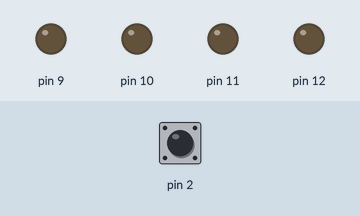
This sketch was run on a simulated Arduino Nano, built with avr-gcc and run on an emulated ATmega328P. On the bench: output pins drawn as LEDs (lit = HIGH). Inputs (shaded band) come from the test bench; at power-on: pin 2 HIGH. What the sketch prints to the serial monitor is not drawn.

Above: at 0.1 s.
At 3.1 s:
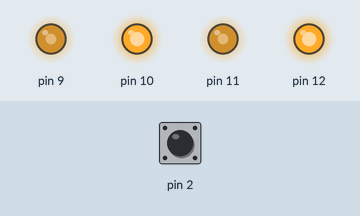
At 10.1 s:
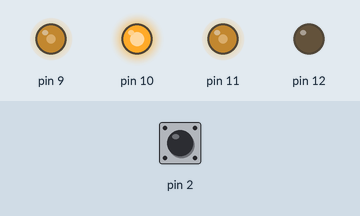
At 13.5 s:
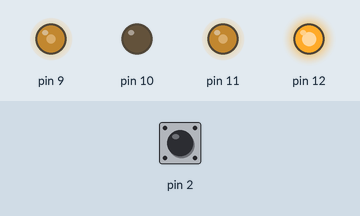
At 16.9 s:
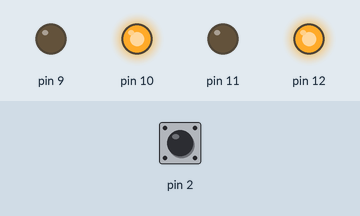
Timing chart, 0 to 18.4 s (numbered marks = the images above):
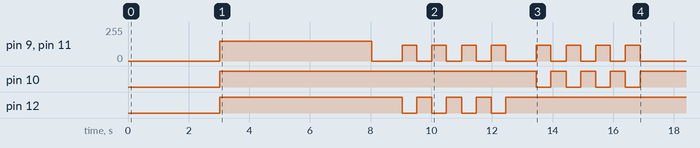

The sketch:

Week4_Assessment.ino
```cpp
/*
 * MTRN3100 — Week 4 Barebones Movement Assessment
 * ─────────────────────────────────────────────────
 * Task 1: Drive 200mm forward   — LEFT encoder only (enc2 has some issues)
 * Task 2: 4x CCW + 4x CW turns — TIME controlled
 */

#include "Motor.hpp"
#include "Encoder.hpp"
#include "BangBangController.hpp"
#include "PIDController.hpp"

// ═══════════════════════════════════════════════════════════════════
//  CALIBRATION
// ═══════════════════════════════════════════════════════════════════

const uint16_t CPR         = 690;
const int   DRIVE_SPEED    = 150;
const int   TURN_SPEED     = 120;
const float DEADBAND_RAD   = 0.15;
const int   START_DELAY_MS = 3000;
const int   SETTLE_MS      = 500;

// ms for one 90° turn.
// Robot turns too little → increase. Too much → decrease.
const int TURN_DURATION_MS = 480;

// ═══════════════════════════════════════════════════════════════════
//  PIN DEFINITIONS
// ═══════════════════════════════════════════════════════════════════

#define MOT1_PWM  9
#define MOT1_DIR  10
#define MOT2_PWM  11
#define MOT2_DIR  12
#define ENC1_A    2    // Left encoder interrupt pin — confirmed working
#define ENC1_B    4    // Left encoder direction pin — confirmed working

// ═══════════════════════════════════════════════════════════════════
//  DERIVED CONSTANTS
// ═══════════════════════════════════════════════════════════════════

const float WHEEL_CIRC_MM = PI * 32.0;
const float DRIVE_RADS    = (200.0 / WHEEL_CIRC_MM) * 2.0 * PI;  // ~12.5 rad

// ═══════════════════════════════════════════════════════════════════
//  OBJECTS  (enc2 removed)
// ═══════════════════════════════════════════════════════════════════

mtrn3100::Motor   motorL(MOT1_PWM, MOT1_DIR);
mtrn3100::Motor   motorR(MOT2_PWM, MOT2_DIR);
mtrn3100::Encoder encoderL(ENC1_A, ENC1_B);

// ═══════════════════════════════════════════════════════════════════
//  HELPERS
// ═══════════════════════════════════════════════════════════════════

void stopMotors() {
    motorL.setPWM(0);
    motorR.setPWM(0);
}

// Task 1: drive both motors forward, stop when LEFT encoder hits target.
// Both motors always commanded together — no enc2 dependency.
void driveForward(float targetRads) {
    encoderL.reset();

    Serial.print("  Driving forward "); Serial.print(targetRads, 2); Serial.println(" rad...");

    // Safety timeout: 200mm should take well under 5 seconds
    unsigned long startTime = millis();

    while (true) {
        if (millis() - startTime > 5000) {
            Serial.print(" [TIMEOUT]");
            break;
        }

        float posL = encoderL.getRotation();
        float errL = targetRads - posL;

        if (errL <= DEADBAND_RAD) break;

        // Both motors run together at same speed — straight line
        motorL.setPWM(DRIVE_SPEED);
        motorR.setPWM(DRIVE_SPEED);
        delay(10);
    }

    stopMotors();
    delay(SETTLE_MS);
    Serial.println("  Done.");
}

// Task 2: timed 90° turn — no encoder, no failure modes.
// ccw=true  → left back, right forward  (CCW / left turn)
// ccw=false → left forward, right back  (CW  / right turn)
void turn90(bool ccw) {
    Serial.print(ccw ? "  CCW 90..." : "  CW 90...");

    if (!ccw) {
        motorL.setPWM(-TURN_SPEED);
        motorR.setPWM( TURN_SPEED);
    } else {
        motorL.setPWM( TURN_SPEED);
        motorR.setPWM(-TURN_SPEED);
    }

    delay(TURN_DURATION_MS);

    stopMotors();
    delay(SETTLE_MS);
    Serial.println(" Done.");
}

// ═══════════════════════════════════════════════════════════════════
//  SETUP
// ═══════════════════════════════════════════════════════════════════

void setup() {
    Serial.begin(9600);

    encoderL.counts_per_revolution = CPR;

    Serial.println("=== MTRN3100 Week 4 Assessment ===");
    Serial.print("CPR="); Serial.print(CPR);
    Serial.print("  DRIVE_RADS="); Serial.print(DRIVE_RADS, 2);
    Serial.print("  TURN_MS="); Serial.println(TURN_DURATION_MS);
    Serial.print("Starting in "); Serial.print(START_DELAY_MS / 1000); Serial.println("s...");

    delay(START_DELAY_MS);

    // ── TASK 1: Drive 200mm ──
    Serial.println("\n--- TASK 1: Drive 200mm ---");
    driveForward(DRIVE_RADS);
    delay(500);

    // ── TASK 2: 4x CCW ──
    Serial.println("\n--- TASK 2: 4x CCW ---");
    for (int i = 0; i < 4; i++) {
        Serial.print("CCW "); Serial.print(i+1); Serial.print("/4 ");
        turn90(true);
    }
    delay(500);

    // ── TASK 2: 4x CW ──
    Serial.println("\n--- TASK 2: 4x CW ---");
    for (int i = 0; i < 4; i++) {
        Serial.print("CW "); Serial.print(i+1); Serial.print("/4 ");
        turn90(false);
    }

    stopMotors();
    Serial.println("\n=== COMPLETE ===");
}

void loop() {}
```

BangBangController.hpp
```cpp
#pragma once

#include <math.h>

namespace mtrn3100 {

// Bang-Bang (On/Off) Controller
//
// Logic:
//   error = setpoint - (input - zero_ref)
//   if |error| <= deadband  → output = 0      (within acceptable zone, stop)
//   if  error  >  deadband  → output = +speed  (below target, drive forward)
//   if  error  < -deadband  → output = -speed  (above target, drive backward)
//
// Parameters:
//   speed    — PWM output magnitude when active (0–255)
//   deadband — error threshold below which output = 0 (in same units as input)
class BangBangController {
public:
    BangBangController(float speed, float deadband) : speed(speed), deadband(deadband) {}

    // Compute the PWM output based on current encoder reading (input).
    // Call this every loop iteration.
    float compute(float input) {
        error = setpoint - (input - zero_ref);

        if (fabs(error) <= deadband) {
            output = 0;           // Within deadband — stop
        } else if (error > 0) {
            output = speed;       // Below target — drive forward
        } else {
            output = -speed;      // Above target — drive backward
        }

        return output;
    }

    // Returns true when the controller has reached its target (within deadband).
    bool atTarget() {
        return fabs(error) <= deadband;
    }

    // Get the last calculated error value.
    float getError() {
        return error;
    }

    // Update speed and deadband parameters at runtime.
    void tune(float new_speed, float new_deadband) {
        speed = new_speed;
        deadband = new_deadband;
    }

    // Call this BEFORE starting a new move.
    // zero  → current encoder position (becomes the new reference zero)
    // target → desired travel in radians relative to zero
    void zeroAndSetTarget(float zero, float target) {
        zero_ref = zero;
        setpoint = target;
    }

private:
    float speed, deadband;
    float error = 0, output = 0;
    float setpoint = 0;
    float zero_ref = 0;
};

}  // namespace mtrn3100
```

Encoder.hpp
```cpp
#pragma once

#include <Arduino.h>

namespace mtrn3100 {

// The encoder class counts pulses from a Hall-effect quadrature encoder.
// encoder1_pin → interrupt pin (must be D2 or D3 on Arduino Nano)
// encoder2_pin → any digital pin; used to determine rotation direction
//
// How direction detection works (quadrature encoding):
//   When encoder1 fires (rising edge), read encoder2:
//     encoder2 = HIGH → shaft rotating forward  → count++
//     encoder2 = LOW  → shaft rotating backward → count--
class Encoder {
public:
    Encoder(uint8_t enc1, uint8_t enc2) : encoder1_pin(enc1), encoder2_pin(enc2) {
        instance = this;  // Store the instance pointer for use in static ISR
        pinMode(encoder1_pin, INPUT_PULLUP);
        pinMode(encoder2_pin, INPUT_PULLUP);

        // Attach interrupt: call readEncoderISR every time encoder1 goes LOW→HIGH
        attachInterrupt(digitalPinToInterrupt(encoder1_pin), readEncoderISR, RISING);
    }

    // Called by the interrupt service routine — do NOT call this manually.
    // NOTE: No Serial.print, no delay inside here.
    void readEncoder() {
        noInterrupts();
        // If encoder2 is HIGH when encoder1 fires → forward, else backward
        if (digitalRead(encoder2_pin) == HIGH) {
            count++;   // Forward
        } else {
            count--;   // Backward
        }
        interrupts();
    }

    // Convert accumulated encoder count to radians of wheel rotation.
    // Formula: radians = (count / counts_per_revolution) × 2π
    float getRotation() {
        if (counts_per_revolution == 0) return 0;  // Safety: avoid divide-by-zero
        return (float)count / (float)counts_per_revolution * 2.0f * M_PI;
    }

    // Reset count to zero (call before each move to track from current position)
    void reset() {
        noInterrupts();
        count = 0;
        interrupts();
    }

private:
    static void readEncoderISR() {
        if (instance != nullptr) {
            instance->readEncoder();
        }
    }

public:
    const uint8_t encoder1_pin;
    const uint8_t encoder2_pin;
    volatile int8_t direction = 0;
    float position = 0;

    // ★ SET THIS BEFORE USE ★
    // counts_per_revolution = encoder pulses per full wheel rotation
    // For DFROBOT FIT083: measure experimentally (see calibration guide)
    // Typical values: 360–600
    uint16_t counts_per_revolution = 360;  // TODO: calibrate for your motor

    volatile long count = 0;
    uint32_t prev_time = 0;
    bool read = false;

private:
    static Encoder* instance;
};

Encoder* Encoder::instance = nullptr;

}
```

Motor.hpp
```cpp
#pragma once

#include <Arduino.h>
#include "math.h"

namespace mtrn3100 {

// The motor class is a simple interface designed to assist in motor control.
// Works with the DRV8835 motor driver in Phase/Enable mode:
//   dir_pin  = PHASE pin  (HIGH = forward, LOW = reverse)
//   pwm_pin  = ENABLE pin (PWM duty cycle = speed, 0–255)
class Motor {
public:
    Motor(uint8_t pwm_pin, uint8_t in2) : pwm_pin(pwm_pin), dir_pin(in2) {
        // Set both pins as OUTPUT so the Arduino can control them
        pinMode(pwm_pin, OUTPUT);
        pinMode(dir_pin, OUTPUT);
        // Ensure motor starts stopped
        analogWrite(pwm_pin, 0);
        digitalWrite(dir_pin, LOW);
    }

    // Set motor speed and direction.
    // pwm > 0  → forward  (up to +255)
    // pwm < 0  → reverse  (down to -255)
    // pwm = 0  → stop
    void setPWM(int16_t pwm) {
        // Clamp to valid range to avoid overflow
        pwm = constrain(pwm, -255, 255);

        if (pwm >= 0) {
            digitalWrite(dir_pin, HIGH);   // PHASE = forward
            analogWrite(pwm_pin, pwm);     // ENABLE = speed
        } else {
            digitalWrite(dir_pin, LOW);    // PHASE = reverse
            analogWrite(pwm_pin, -pwm);    // ENABLE = speed (must be positive)
        }
    }

    // Convenience: stop the motor immediately
    void stop() {
        analogWrite(pwm_pin, 0);
    }

private:
    const uint8_t pwm_pin;
    const uint8_t dir_pin;
};

}  // namespace mtrn3100
```

PIDController.hpp
```cpp
#pragma once

#include <math.h>

namespace mtrn3100 {

// PID (Proportional-Integral-Derivative) Controller
//
// output = Kp * error + Ki * integral(error) + Kd * d(error)/dt
//
// P term: proportional to current error — main driving force
// I term: accumulates past error — eliminates steady-state error
// D term: rate of change of error — damping, reduces overshoot
class PIDController {
public:
    PIDController(float kp, float ki, float kd) : kp(kp), ki(ki), kd(kd) {}

    // Compute PID output from current measurement (input).
    // Call this every loop iteration.
    float compute(float input) {
        curr_time = micros();
        dt = static_cast<float>(curr_time - prev_time) / 1e6f;  // Convert µs → seconds
        prev_time = curr_time;

        // Guard against very large dt on first call or after long pauses
        if (dt <= 0 || dt > 1.0f) {
            dt = 0.01f;  // Default to 10ms if timing is off
        }

        error = setpoint - (input - zero_ref);

        // Integral: accumulate error over time (∫ error dt)
        integral += error * dt;

        // Derivative: rate of change of error (d(error)/dt)
        derivative = (error - prev_error) / dt;

        // PID output
        output = kp * error + ki * integral + kd * derivative;

        // Clamp output to valid PWM range
        output = constrain(output, -255.0f, 255.0f);

        prev_error = error;

        return output;
    }

    // Returns true when error is within a tolerance band.
    bool atTarget(float tolerance = 0.1f) {
        return fabs(error) <= tolerance;
    }

    // Get the last calculated error.
    float getError() {
        return error;
    }

    // Update PID gains at runtime (for tuning).
    void tune(float p, float i, float d) {
        kp = p;
        ki = i;
        kd = d;
        // Reset integral when retuning to avoid wind-up
        integral = 0;
    }

    // Call this BEFORE starting a new move.
    // zero   → current encoder position (new reference zero)
    // target → desired travel in radians
    void zeroAndSetTarget(float zero, float target) {
        prev_time = micros();
        zero_ref = zero;
        setpoint = target;
        integral = 0;      // Reset integral wind-up
        prev_error = 0;
    }

public:
    uint32_t prev_time, curr_time;
    float dt = 0;

private:
    float kp, ki, kd;
    float error = 0, derivative = 0, integral = 0, output = 0;
    float prev_error = 0;
    float setpoint = 0;
    float zero_ref = 0;
};

}  // namespace mtrn3100
```
